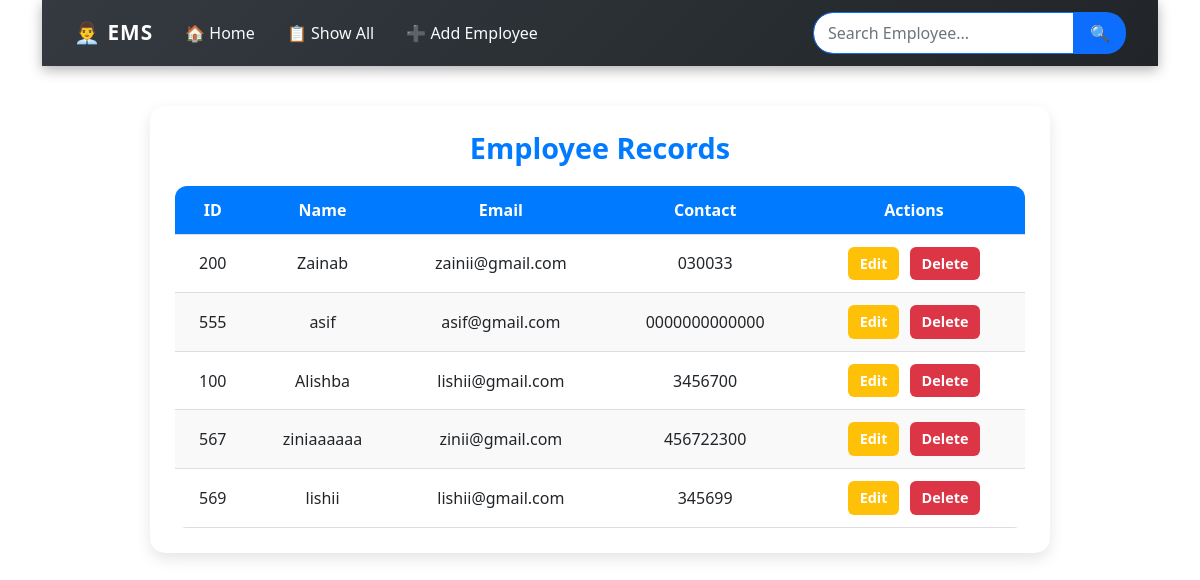
Page /show/ on the committed database.
### myapp/models.py (models this page shows)
class Employee(models.Model):
    eid = models.CharField(max_length=20)
    ename = models.CharField(max_length=100)
    eemail = models.EmailField()
    econtact = models.CharField(max_length=30)

### myapp/views.py (the view)
# urls.py: path('show/', views.show, name='show'),
def show(request):
    employee = Employee.objects.all()
    return render(request, "show.html", {'employee': employee})

### myapp/templates/show.html
{% extends 'base.html' %}
{% block contect %}
<div class="table-container">
    <h2 class="table-title">Employee Records</h2>
    <table class="employee-table">
        <thead>
            <tr>
                <th>ID</th>
                <th>Name</th>
                <th>Email</th>
                <th>Contact</th>
                <th>Actions</th>
            </tr>
        </thead>
        <tbody>
        {% for i in employee %}
            <tr>
                <td>{{ i.eid }}</td>
                <td>{{ i.ename }}</td>
                <td>{{ i.eemail }}</td>
                <td>{{ i.econtact }}</td>
                <td>
                    <a href="{% url 'edit' i.id %}" class="btn-action edit-btn">Edit</a>
                    <a href="{% url 'delete' i.id %}" class="btn-action delete-btn">Delete</a>
                </td>
            </tr>
        {% empty %}
            <tr>
                <td colspan="5" class="no-records">No results found</td>
            </tr>
        {% endfor %}
        </tbody>
    </table>
</div>
{% endblock %}

### myapp/templates/base.html (shortened to what this page needs)
<!doctype html>
<html lang="en">
  <head>
    {% load static %}
    <link href="https://cdn.jsdelivr.net/npm/bootstrap@5.0.2/dist/css/bootstrap.min.css" rel="stylesheet">
    <link rel="stylesheet" href="{% static 'style.css' %}">
  </head>
  <body>
    <div class='container'>
      <nav class="navbar navbar-expand-md custom-navbar">
   <div class="container-fluid">
      <a class="navbar-brand fw-bold text-white" href="/">👨‍💼 EMS</a>
      <div class="collapse navbar-collapse" id="collapsibleNavbar">
        <ul class="navbar-nav me-auto mb-2 mb-lg-0">
          <li class="nav-item"><a class="nav-link" href="/">🏠 Home</a></li>
          <li class="nav-item"><a class="nav-link" href="/show">📋 Show All</a></li>
          <li class="nav-item"><a class="nav-link" href="/load_form">➕ Add Employee</a></li>
        </ul>
        <form method="get" action="{% url 'search' %}" class="d-flex search-form">
          <input name="q" class="form-control search-input" type="search" placeholder="Search Employee..."
                 aria-label="Search" value="{{ request.GET.q }}">
          <button class="btn search-btn" type="submit">🔍</button>
        </form>
      </div>
   </div>
</nav>
{% block contect %}
{% endblock %}
</div>
  </body>
</html>

### myapp/static/style.css (style rules this page uses)
.btn { padding: 14px 28px; border-radius: 12px; text-decoration: none; font-size: 1rem; font-weight: 600; transition: all 0.3s ease; }
.custom-navbar { background: linear-gradient(135deg, #343a40, #212529); padding: 12px 20px; box-shadow: 0 4px 12px rgba(0,0,0,0.3); }
.custom-navbar .navbar-brand { font-size: 1.3rem; letter-spacing: 1px; transition: color 0.3s ease; }
.custom-navbar .nav-link { color: #f8f9fa; margin: 0 8px; font-weight: 500; transition: color 0.3s ease, transform 0.3s ease; }
.search-form { position: relative; }
.search-input { border-radius: 20px 0 0 20px; padding: 8px 14px; border: 1px solid #0d6efd; outline: none; transition: box-shadow 0.3s ease; }
.search-btn { border-radius: 0 20px 20px 0; background: #0d6efd; color: #fff; border: none; padding: 8px 16px; transition: background 0.3s ease; }
.table-container { margin: 40px auto; max-width: 900px; background: #ffffff; padding: 25px; border-radius: 15px; box-shadow: 0 6px 15px rgba(0,0,0,0.1); }
.table-title { text-align: center; font-size: 1.8rem; font-weight: 700; color: #007bff; margin-bottom: 20px; }
.employee-table { width: 100%; border-collapse: collapse; font-size: 1rem; border-radius: 12px; overflow: hidden; }
.employee-table thead { background: #007bff; color: #fff; }
.employee-table th, .employee-table td { padding: 12px 15px; text-align: center; border-bottom: 1px solid #ddd; }
.employee-table tbody tr:nth-child(even) { background: #f9f9f9; }
.btn-action { padding: 6px 12px; border-radius: 6px; text-decoration: none; font-weight: 600; font-size: 0.9rem; margin: 0 3px; display: inline-block; transition: all 0.3s ease; }
.edit-btn { background: #ffc107; color: #fff; }
.delete-btn { background: #dc3545; color: #fff; }

### rows in the picture
Employee: eid "200", ename "Zainab", eemail "zainii@gmail.com", econtact "030033"
Employee: eid "555", ename "asif", eemail "asif@gmail.com", econtact "0000000000000"
Employee: eid "100", ename "Alishba", eemail "lishii@gmail.com", econtact "3456700"
Employee: eid "567", ename "ziniaaaaaa", eemail "zinii@gmail.com", econtact "456722300"
Employee: eid "569", ename "lishii", eemail "lishii@gmail.com", econtact "345699"
